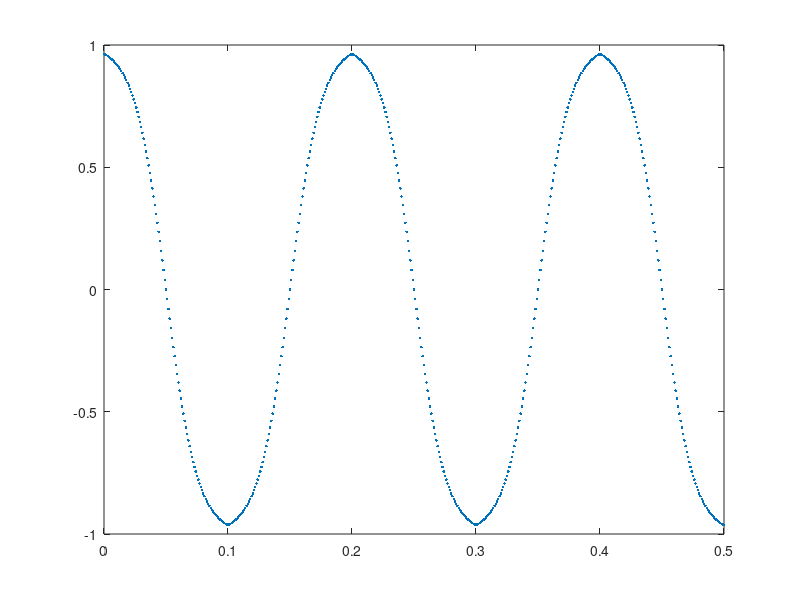

MATLAB code to generate this figure:
function test_HyperTangents()


xVec = 0:0.001:0.5;
sF=1;
coeff=40;

for i=1:length(xVec)
    
    x = xVec(i);
    
    if x < 0.1
        
        uX_Tar(i) = sF*( tanh(coeff*(0.05-x) ) ); 
    
    elseif x <= 0.2

        uX_Tar(i) = sF*( tanh(coeff*(x-0.15) ) ); 
        
    elseif x < 0.3
        

        uX_Tar(i) = sF*( tanh(coeff*(0.25-x) ) ); 

        
    elseif x<0.40
        
        uX_Tar(i) = sF*( tanh(coeff*(x-0.35) ) ); 

    else
        uX_Tar(i) = sF*( tanh(coeff*(0.45-x) ) ); 
    end

end

plot(xVec,uX_Tar,'.'); hold on;
